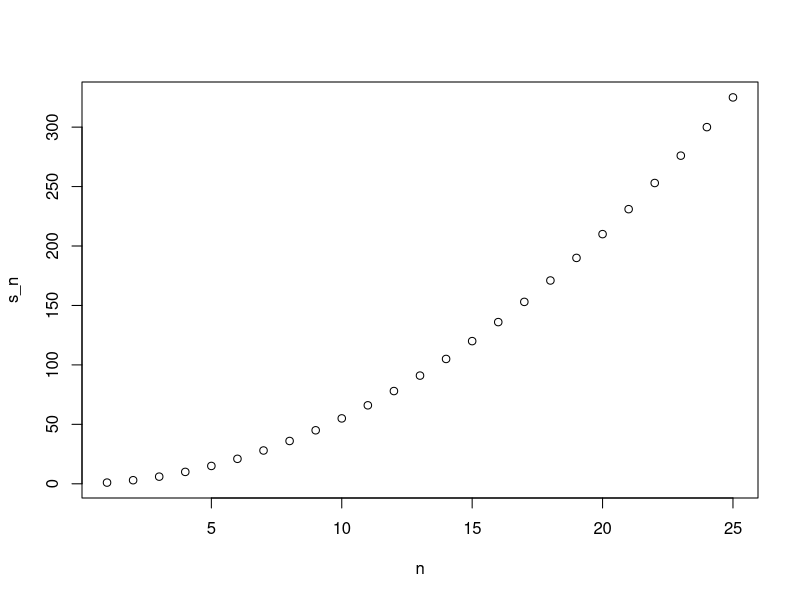
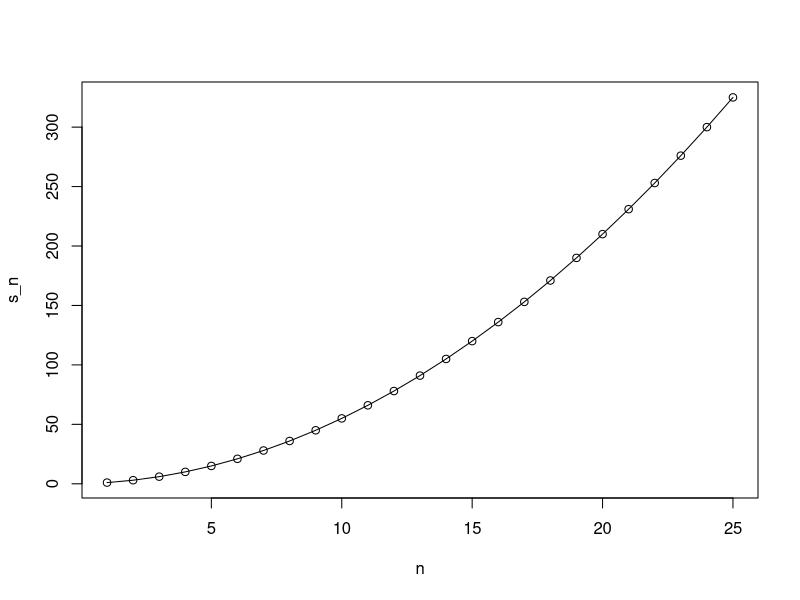
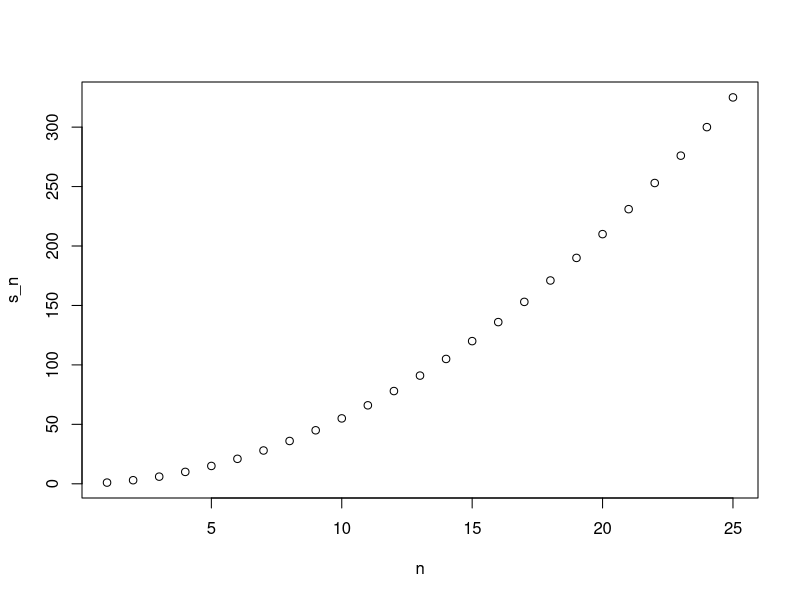

These charts were generated, in order, by the following R code:
## ---- chunk 1
# 4.4
compute_s_n <- function(n){
  x <- 1:n
  sum(x)
}
for(i in 1:5){
  print(i)
}
m <- 25
s_n <- vector(length = m) # create an empty vector
for(n in 1:m){
  s_n[n] <- compute_s_n(n)
}
n <- 1:m
plot(n, s_n)
head(data.frame(s_n = s_n, formula = n*(n+1)/2))
plot(n, s_n)
lines(n, n*(n+1)/2)


# 4.5
x <- 1:10
sqrt(x)
y <- 1:10
x*y
n <- 1:25
compute_s_n(n)
x <- 1:10
sapply(x, sqrt)
n <- 1:25
s_n <- sapply(n, compute_s_n)
plot(n, s_n)


# 4.6
x <- c(1,2,-3,4)
if(all(x>0)){
  print("All Postives")
} else{
  print("Not all positives")
}
x <- 3
my_func <- function(y){
  x <- 5
  y+5
}


